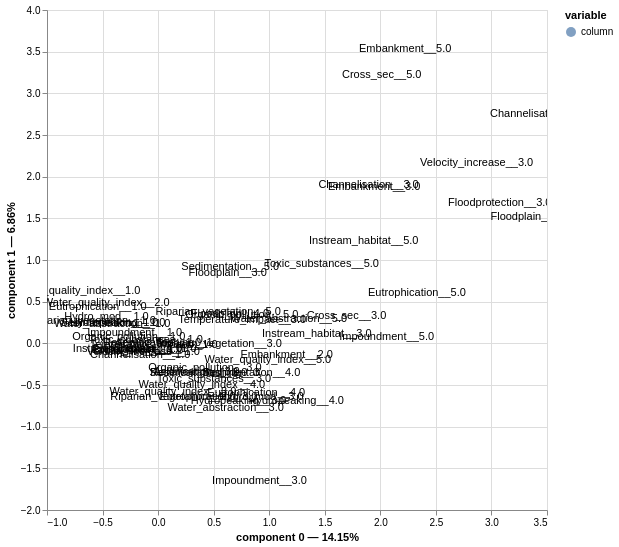

The notebook cell this image was saved under:
### Markdown cell above
Visualize only columns

### Code cell
mca.plot(df_press,
    x_component=0,
    y_component=1,
    show_column_markers=False,
    show_row_markers=False,
    show_column_labels=True,
    show_row_labels=False,
         ).properties(
    width=500,
    height=500,
)

### Figure 1 — Vega-Lite specification as saved in the notebook (floating-point values rounded to 4 significant figures)
{"config": {"view": {"continuousWidth": 300, "continuousHeight": 300}}, "layer": [{"mark": {"type": "circle", "size": 0}, "encoding": {"color": {"field": "variable", "type": "nominal"}, "tooltip": [{"field": "variable", "type": "nominal"}, {"field": "value", "type": "nominal"}, {"field": "component 0", "type": "quantitative"}, {"field": "component 1", "type": "quantitative"}], "x": {"axis": {"title": "component 0 — 14.15%"}, "field": "component 0", "scale": {"zero": false}, "type": "quantitative"}, "y": {"axis": {"title": "component 1 — 6.86%"}, "field": "component 1", "scale": {"zero": false}, "type": "quantitative"}}, "name": "view_89b332e4a69da063_0"}, {"mark": {"type": "text"}, "encoding": {"text": {"field": "label", "type": "nominal"}, "x": {"axis": {"title": "component 0 — 14.15%"}, "field": "component 0", "scale": {"zero": false}, "type": "quantitative"}, "y": {"axis": {"title": "component 1 — 6.86%"}, "field": "component 1", "scale": {"zero": false}, "type": "quantitative"}}}], "data": {"name": "data-25ca2d4653fe38bf79d6d171055c8e10"}, "height": 500, "params": [{"name": "param_1e9efca18e7a2868", "select": {"type": "interval", "encodings": ["x", "y"]}, "bind": "scales", "views": ["view_89b332e4a69da063_0"]}], "width": 500, "$schema": "https://vega.github.io/schema/vega-lite/v6.4.1.json", "datasets": {"data-25ca2d4653fe38bf79d6d171055c8e10": [{"component 0": -0.2113, "component 1": 0.1246, "variable": "column", "value": "Impoundment__1.0", "label": "Impoundment__1.0"}, {"component 0": 0.9122, "component 1": -1.658, "variable": "column", "value": "Impoundment__3.0", "label": "Impoundment__3.0"}, {"component 0": 2.057, "component 1": 0.07524, "variable": "column", "value": "Impoundment__5.0", "label": "Impoundment__5.0"}, {"component 0": -0.3645, "component 1": 0.2407, "variable": "column", "value": "Hydropeaking__1.0", "label": "Hydropeaking__1.0"}, {"component 0": 0.723, "component 1": -0.6945, "variable": "column", "value": "Hydropeaking__3.0", "label": "Hydropeaking__3.0"}, {"component 0": 1.243, "component 1": -0.6897, "variable": "column", "value": "Hydropeaking__4.0", "label": "Hydropeaking__4.0"}, {"component 0": -0.4143, "component 1": 0.2324, "variable": "column", "value": "Water_abstraction__1.0", "label": "Water_abstraction__1.0"}, {"component 0": 0.608, "component 1": -0.7793, "variable": "column", "value": "Water_abstraction__3.0", "label": "Water_abstraction__3.0"}, {"component 0": 1.177, "component 1": 0.297, "variable": "column", "value": "Water_abstraction__5.0", "label": "Water_abstraction__5.0"}, {"component 0": -0.4645, "component 1": 0.3209, "variable": "column", "value": "Hydro_mod__1.0", "label": "Hydro_mod__1.0"}, {"component 0": 0.9301, "component 1": -0.6425, "variable": "column", "value": "Hydro_mod__3.0", "label": "Hydro_mod__3.0"}, {"component 0": -0.03961, "component 1": -0.01441, "variable": "column", "value": "Temperature_impact__1.0", "label": "Temperature_impact__1.0"}, {"component 0": 0.7572, "component 1": 0.2756, "variable": "column", "value": "Temperature_impact__3.0", "label": "Temperature_impact__3.0"}, {"component 0": -0.1335, "component 1": -0.1007, "variable": "column", "value": "Velocity_increase__1.0", "label": "Velocity_increase__1.0"}, {"component 0": 2.867, "component 1": 2.161, "variable": "column", "value": "Velocity_increase__3.0", "label": "Velocity_increase__3.0"}, {"component 0": -0.001253, "component 1": 0.001045, "variable": "column", "value": "Reservoir_flushing__1", "label": "Reservoir_flushing__1"}, {"component 0": 0.4209, "component 1": -0.3511, "variable": "column", "value": "Reservoir_flushing__3", "label": "Reservoir_flushing__3"}, {"component 0": -0.4372, "component 1": 0.2391, "variable": "column", "value": "Sedimentation__1.0", "label": "Sedimentation__1.0"}, {"component 0": 0.3625, "component 1": -0.3588, "variable": "column", "value": "Sedimentation__3.0", "label": "Sedimentation__3.0"}, {"component 0": 0.839, "component 1": -0.3512, "variable": "column", "value": "Sedimentation__4.0", "label": "Sedimentation__4.0"}, {"component 0": 0.649, "component 1": 0.916, "variable": "column", "value": "Sedimentation__5.0", "label": "Sedimentation__5.0"}, {"component 0": -0.1613, "component 1": -0.1436, "variable": "column", "value": "Channelisation__1.0", "label": "Channelisation__1.0"}, {"component 0": 1.894, "component 1": 1.9, "variable": "column", "value": "Channelisation__3.0", "label": "Channelisation__3.0"}, {"component 0": 3.438, "component 1": 2.75, "variable": "column", "value": "Channelisation__5.0", "label": "Channelisation__5.0"}, {"component 0": -0.2318, "component 1": -0.08964, "variable": "column", "value": "Cross_sec__1.0", "label": "Cross_sec__1.0"}, {"component 0": 1.696, "component 1": 0.3236, "variable": "column", "value": "Cross_sec__3.0", "label": "Cross_sec__3.0"}, {"component 0": 2.013, "component 1": 3.225, "variable": "column", "value": "Cross_sec__5.0", "label": "Cross_sec__5.0"}, {"component 0": -0.275, "component 1": -0.07035, "variable": "column", "value": "Instream_habitat__1.0", "label": "Instream_habitat__1.0"}, {"component 0": 1.428, "component 1": 0.1171, "variable": "column", "value": "Instream_habitat__3.0", "label": "Instream_habitat__3.0"}, {"component 0": 1.85, "component 1": 1.223, "variable": "column", "value": "Instream_habitat__5.0", "label": "Instream_habitat__5.0"}, {"component 0": -0.5853, "component 1": 0.2644, "variable": "column", "value": "Riparian_vegetation__1.0", "label": "Riparian_vegetation__1.0"}, {"component 0": 0.1342, "component 1": -0.645, "variable": "column", "value": "Riparian_vegetation__2.0", "label": "Riparian_vegetation__2.0"}, {"component 0": 0.5499, "component 1": -0.009413, "variable": "column", "value": "Riparian_vegetation__3.0", "label": "Riparian_vegetation__3.0"}, {"component 0": 0.5407, "component 1": 0.3728, "variable": "column", "value": "Riparian_vegetation__5.0", "label": "Riparian_vegetation__5.0"}, {"component 0": -0.184, "component 1": -0.07701, "variable": "column", "value": "Embankment__1.0", "label": "Embankment__1.0"}, {"component 0": 1.156, "component 1": -0.1453, "variable": "column", "value": "Embankment__2.0", "label": "Embankment__2.0"}, {"component 0": 1.945, "component 1": 1.877, "variable": "column", "value": "Embankment__3.0", "label": "Embankment__3.0"}, {"component 0": 2.224, "component 1": 3.527, "variable": "column", "value": "Embankment__5.0", "label": "Embankment__5.0"}, {"component 0": -0.1184, "component 1": -0.06507, "variable": "column", "value": "Floodprotection__1.0", "label": "Floodprotection__1.0"}, {"component 0": 3.075, "component 1": 1.689, "variable": "column", "value": "Floodprotection__3.0", "label": "Floodprotection__3.0"}, {"component 0": -0.1363, "component 1": -0.07035, "variable": "column", "value": "Floodplain__1.0", "label": "Floodplain__1.0"}, {"component 0": 0.6259, "component 1": 0.8387, "variable": "column", "value": "Floodplain__3.0", "label": "Floodplain__3.0"}, {"component 0": 0.6464, "component 1": 0.346, "variable": "column", "value": "Floodplain__4.0", "label": "Floodplain__4.0"}, {"component 0": 3.343, "component 1": 1.514, "variable": "column", "value": "Floodplain__5.0", "label": "Floodplain__5.0"}, {"component 0": -0.1123, "component 1": 0.04579, "variable": "column", "value": "Toxic_substances__1.0", "label": "Toxic_substances__1.0"}, {"component 0": 0.503, "component 1": -0.4312, "variable": "column", "value": "Toxic_substances__3.0", "label": "Toxic_substances__3.0"}, {"component 0": 1.473, "component 1": 0.9557, "variable": "column", "value": "Toxic_substances__5.0", "label": "Toxic_substances__5.0"}, {"component 0": -0.0007723, "component 1": 0.0007564, "variable": "column", "value": "Acidification__1.0", "label": "Acidification__1.0"}, {"component 0": 0.3463, "component 1": -0.3391, "variable": "column", "value": "Acidification__3.0", "label": "Acidification__3.0"}, {"component 0": -0.7298, "component 1": 0.6294, "variable": "column", "value": "Water_quality_index__1.0", "label": "Water_quality_index__1.0"}, {"component 0": -0.4668, "component 1": 0.4872, "variable": "column", "value": "Water_quality_index__2.0", "label": "Water_quality_index__2.0"}, {"component 0": 0.1328, "component 1": -0.5808, "variable": "column", "value": "Water_quality_index__3.0", "label": "Water_quality_index__3.0"}, {"component 0": 0.3934, "component 1": -0.5007, "variable": "column", "value": "Water_quality_index__4.0", "label": "Water_quality_index__4.0"}, {"component 0": 0.9873, "component 1": -0.2006, "variable": "column", "value": "Water_quality_index__5.0", "label": "Water_quality_index__5.0"}, {"component 0": -0.5432, "component 1": 0.4391, "variable": "column", "value": "Eutrophication__1.0", "label": "Eutrophication__1.0"}, {"component 0": 0.4523, "component 1": -0.6452, "variable": "column", "value": "Eutrophication__3.0", "label": "Eutrophication__3.0"}, {"component 0": 0.8837, "component 1": -0.5907, "variable": "column", "value": "Eutrophication__4.0", "label": "Eutrophication__4.0"}, {"component 0": 2.33, "component 1": 0.6093, "variable": "column", "value": "Eutrophication__5.0", "label": "Eutrophication__5.0"}, {"component 0": -0.2636, "component 1": 0.08179, "variable": "column", "value": "Organic_pollution__1.0", "label": "Organic_pollution__1.0"}, {"component 0": 0.4214, "component 1": -0.2998, "variable": "column", "value": "Organic_pollution__3.0", "label": "Organic_pollution__3.0"}, {"component 0": 0.7527, "component 1": 0.3352, "variable": "column", "value": "Organic_pollution__5.0", "label": "Organic_pollution__5.0"}]}}
